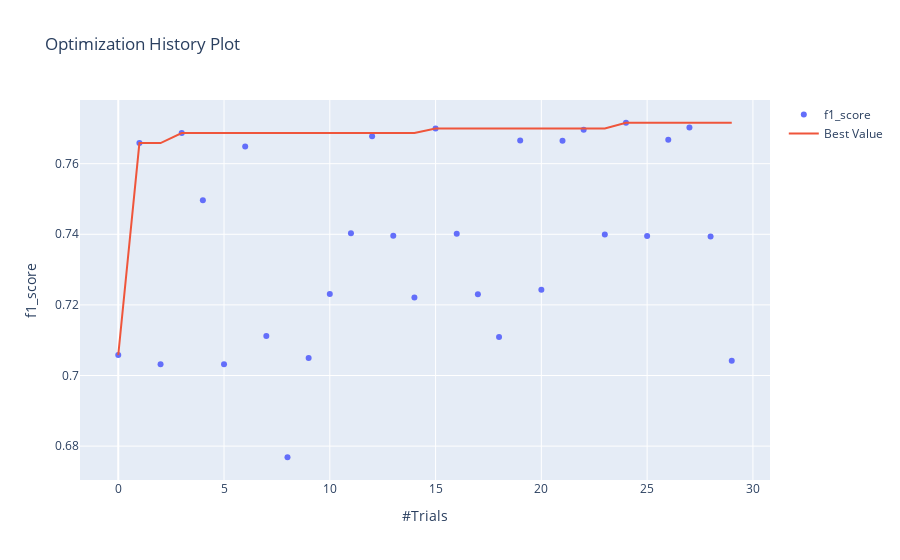

Notebook code for this chart:
### Markdown cell above
График истории оптимизации - отображает количество испытаний на оси Х и метрику на оси Y.

Следует использовать эту диаграмму, чтобы проверить, идет ли оптимизация гиперпараметров в правильном направлении или нет.

### Code cell
optuna.visualization.plot_optimization_history(study, target_name="f1_score")

### Figure 1 — Plotly figure (JSON) as saved in the notebook; plotly's stock layout.template omitted (floating-point values rounded to 4 significant figures)
{"data": [{"mode": "markers", "name": "f1_score", "type": "scatter", "x": [0, 1, 2, 3, 4, 5, 6, 7, 8, 9, 10, 11, 12, 13, 14, 15, 16, 17, 18, 19, 20, 21, 22, 23, 24, 25, 26, 27, 28, 29], "y": [0.7058, 0.7658, 0.7032, 0.7687, 0.7497, 0.7032, 0.7648, 0.7112, 0.6768, 0.705, 0.7231, 0.7403, 0.7678, 0.7396, 0.7221, 0.7699, 0.7401, 0.723, 0.7109, 0.7666, 0.7243, 0.7665, 0.7696, 0.7399, 0.7716, 0.7395, 0.7668, 0.7702, 0.7394, 0.7042]}, {"name": "Best Value", "type": "scatter", "x": [0, 1, 2, 3, 4, 5, 6, 7, 8, 9, 10, 11, 12, 13, 14, 15, 16, 17, 18, 19, 20, 21, 22, 23, 24, 25, 26, 27, 28, 29], "y": [0.7058, 0.7658, 0.7658, 0.7687, 0.7687, 0.7687, 0.7687, 0.7687, 0.7687, 0.7687, 0.7687, 0.7687, 0.7687, 0.7687, 0.7687, 0.7699, 0.7699, 0.7699, 0.7699, 0.7699, 0.7699, 0.7699, 0.7699, 0.7699, 0.7716, 0.7716, 0.7716, 0.7716, 0.7716, 0.7716]}], "layout": {"title": {"text": "Optimization History Plot"}, "xaxis": {"title": {"text": "#Trials"}}, "yaxis": {"title": {"text": "f1_score"}}}}
